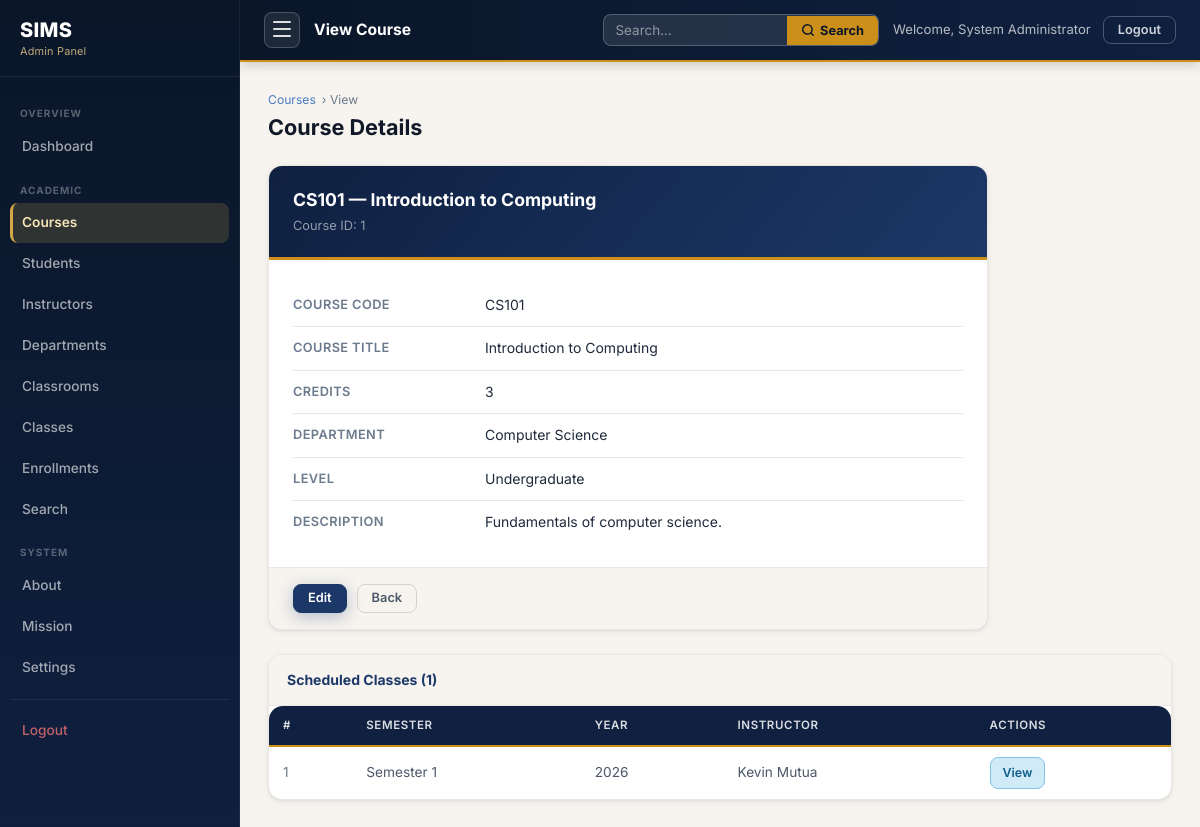
The app's page /course_view.php?id=1 (signed in) with its own data.
### tables this page shows
CREATE TABLE courses (
    course_id     INT          NOT NULL AUTO_INCREMENT,
    department_id INT          NOT NULL,
    course_code   VARCHAR(20)  NOT NULL,
    course_name   VARCHAR(200) NOT NULL,
    description   TEXT         DEFAULT NULL,
    credits       TINYINT      NOT NULL DEFAULT 3,
    level         VARCHAR(20)  NOT NULL DEFAULT 'Undergraduate'
                      COMMENT 'e.g. Undergraduate, Postgraduate',

    CONSTRAINT pk_courses     PRIMARY KEY (course_id),
    CONSTRAINT uq_course_code UNIQUE (course_code),
    CONSTRAINT fk_course_dept
        FOREIGN KEY (department_id)
        REFERENCES departments(department_id)
        ON DELETE RESTRICT
        ON UPDATE CASCADE
);

CREATE TABLE departments (
    department_id    INT          NOT NULL AUTO_INCREMENT,
    dept_code        VARCHAR(10)  NOT NULL,
    dept_name        VARCHAR(100) NOT NULL,
    hod_name         VARCHAR(150) DEFAULT NULL COMMENT 'Head of Department (optional)',
    established_year YEAR         DEFAULT NULL,

    CONSTRAINT pk_departments PRIMARY KEY (department_id),
    CONSTRAINT uq_dept_code   UNIQUE (dept_code),
    CONSTRAINT uq_dept_name   UNIQUE (dept_name)
);

CREATE TABLE classes (
    class_id      INT        NOT NULL AUTO_INCREMENT,
    course_id     INT        NOT NULL,
    instructor_id INT        NOT NULL,
    classroom_id  INT        DEFAULT NULL COMMENT 'NULL for online classes',
    semester      VARCHAR(20) NOT NULL    COMMENT 'e.g. Semester 1, Semester 2',
    academic_year YEAR        NOT NULL,
    schedule_day  VARCHAR(50) NOT NULL    COMMENT 'e.g. Monday / Wednesday',
    start_time    TIME        NOT NULL,
    end_time      TIME        NOT NULL,
    max_students  SMALLINT    NOT NULL DEFAULT 40,

    CONSTRAINT pk_classes        PRIMARY KEY (class_id),
    CONSTRAINT uq_class_offering UNIQUE (course_id, instructor_id, semester, academic_year),
    CONSTRAINT fk_class_course
        FOREIGN KEY (course_id)
        REFERENCES courses(course_id)
        ON DELETE RESTRICT
        ON UPDATE CASCADE,
    CONSTRAINT fk_class_instructor
        FOREIGN KEY (instructor_id)
        REFERENCES instructors(instructor_id)
        ON DELETE RESTRICT
        ON UPDATE CASCADE,
    CONSTRAINT fk_class_classroom
        FOREIGN KEY (classroom_id)
        REFERENCES classrooms(classroom_id)
        ON DELETE SET NULL
        ON UPDATE CASCADE
);

### course_view.php (the view, shortened to what this page needs)
<?php
require_once '../config.php';
$id = (int)($_GET['id'] ?? 0);
$stmt = $pdo->prepare(
    "SELECT c.*,d.dept_name FROM courses c
     JOIN departments d ON c.department_id=d.department_id
     WHERE c.course_id=:id"
);
$stmt->execute([':id'=>$id]);
$course = $stmt->fetch();
$classes = $pdo->prepare(
    "SELECT cl.class_id,cl.semester,cl.academic_year,
            CONCAT(i.first_name,' ',i.last_name) AS instructor
     FROM classes cl JOIN instructors i ON cl.instructor_id=i.instructor_id
     WHERE cl.course_id=:id ORDER BY cl.academic_year DESC,cl.semester ASC"
);
$classes->execute([':id'=>$id]);
$classList = $classes->fetchAll();
require_once '../includes/admin_sidebar.php';
?>
<div class="admin-ph">
  <div class="admin-ph-breadcrumb"><a href="courses.php">Courses</a> &rsaquo; View</div>
  <div class="admin-ph-row"><h2 class="admin-ph-title">Course Details</h2></div>
</div>
<div class="view-card" style="margin-bottom:24px;">
  <div class="view-card-header">
    <div class="view-card-title"><?= htmlspecialchars($course['course_code'],ENT_QUOTES,'UTF-8') ?> — <?= htmlspecialchars($course['course_name'],ENT_QUOTES,'UTF-8') ?></div>
    <div class="view-card-sub">Course ID: <?= (int)$course['course_id'] ?></div>
  </div>
  <div class="view-card-body">
    <div class="view-row"><span class="view-label">Course Code</span><span class="view-value"><?= htmlspecialchars($course['course_code'],ENT_QUOTES,'UTF-8') ?></span></div>
    <div class="view-row"><span class="view-label">Course Title</span><span class="view-value"><?= htmlspecialchars($course['course_name'],ENT_QUOTES,'UTF-8') ?></span></div>
    <div class="view-row"><span class="view-label">Credits</span><span class="view-value"><?= (int)$course['credits'] ?></span></div>
    <div class="view-row"><span class="view-label">Department</span><span class="view-value"><?= htmlspecialchars($course['dept_name'],ENT_QUOTES,'UTF-8') ?></span></div>
    <div class="view-row"><span class="view-label">Level</span><span class="view-value"><?= htmlspecialchars($course['level'],ENT_QUOTES,'UTF-8') ?></span></div>
    <?php if ($course['description']): ?>
    <div class="view-row"><span class="view-label">Description</span><span class="view-value"><?= htmlspecialchars($course['description'],ENT_QUOTES,'UTF-8') ?></span></div>
    <?php endif; ?>
  </div>
  <div class="view-card-footer">
    <a href="course_edit.php?id=<?= (int)$course['course_id'] ?>" class="btn btn-primary btn-sm">Edit</a>
    <a href="courses.php" class="btn btn-ghost btn-sm">Back</a>
  </div>
</div>
<?php if (!empty($classList)): ?>
<div class="admin-table-card">
  <div class="admin-table-toolbar"><span class="admin-table-toolbar-title">Scheduled Classes (<?= count($classList) ?>)</span></div>
  <div class="admin-table-wrap">
    <table>
      <thead><tr><th>#</th><th>Semester</th><th>Year</th><th>Instructor</th><th>Actions</th></tr></thead>
      <tbody>
      <?php foreach ($classList as $i => $cl): ?>
        <tr>
          <td style="color:var(--text-muted);"><?= $i+1 ?></td>
          <td><?= htmlspecialchars($cl['semester'],ENT_QUOTES,'UTF-8') ?></td>
          <td><?= (int)$cl['academic_year'] ?></td>
          <td><?= htmlspecialchars($cl['instructor'],ENT_QUOTES,'UTF-8') ?></td>
          <td><a href="class_view.php?id=<?= (int)$cl['class_id'] ?>" class="btn-view">View</a></td>
        </tr>
      <?php endforeach; ?>
      </tbody>
    </table>
  </div>
</div>
<?php endif; ?>
<?php require_once '../includes/admin_footer.php'; ?>

### admin.css (style rules this page uses)
.admin-body { background: var(--bg-tinted); display: block; }
.admin-ph { margin-bottom: 24px; }
.admin-ph-breadcrumb { font-size: 0.76rem; color: var(--text-muted); margin-bottom: 6px; display: flex; align-items: center; gap: 6px; }
.admin-ph-breadcrumb a { color: var(--primary-light); }
.admin-ph-row { display: flex; align-items: center; justify-content: space-between; flex-wrap: wrap; gap: 12px; }
.admin-ph-title { font-size: 1.35rem; font-weight: 700; color: var(--text-900); line-height: 1.2; }
.admin-table-card { background: var(--surface); border: 1px solid var(--border-light); border-radius: var(--r-lg); box-shadow: var(--shadow-sm); overflow: hidden; margin-bottom: 24px; }
.admin-table-toolbar { display: flex; align-items: center; justify-content: space-between; flex-wrap: wrap; gap: 12px; padding: 14px 18px; border-bottom: 1px solid var(--border-light); background: var(--bg-tinted); }
.admin-table-toolbar-title { font-size: 0.875rem; font-weight: 700; color: var(--primary); }
.admin-table-wrap { overflow-x: auto; }
.admin-table-wrap table { width: 100%; border-collapse: collapse; font-size: 0.855rem; }
.admin-table-wrap thead tr { background: var(--primary-900); }
.admin-table-wrap thead th { color: rgba(255,255,255,0.85); font-size: 0.72rem; font-weight: 600; text-transform: uppercase; letter-spacing: 0.6px; padding: 10px 14px; text-align: left; white-space: nowrap; border-bottom: 2px solid var(--accent-600); }
.admin-table-wrap tbody tr { border-bottom: 1px solid var(--border-light); transition: background 120ms; }
.admin-table-wrap tbody tr:last-child { border-bottom: none; }
.admin-table-wrap tbody td { padding: 10px 14px; color: var(--text-secondary); vertical-align: middle; }
.btn-view { background: var(--info-light); color: var(--info); border: 1px solid var(--info-border); font-size: 0.775rem; padding: 5px 12px; border-radius: var(--r); font-weight: 600; text-decoration: none; white-space: nowrap; display: inline-block; transition: background 140ms; }
.view-card { background: var(--surface); border: 1px solid var(--border-light); border-radius: var(--r-lg); box-shadow: var(--shadow-sm); overflow: hidden; max-width: 720px; }
.view-card-header { background: linear-gradient(130deg, var(--primary-900), var(--primary-700)); padding: 20px 24px; border-bottom: 3px solid var(--accent-600); }
.view-card-title { font-size: 1.1rem; font-weight: 700; color: #fff; }
.view-card-sub { font-size: 0.80rem; color: rgba(255,255,255,0.55); margin-top: 2px; }
.view-card-body { padding: 24px; }
.view-row { display: flex; gap: 12px; padding: 10px 0; border-bottom: 1px solid var(--border-light); font-size: 0.875rem; }
.view-row:last-child { border-bottom: none; }
.view-label { width: 180px; flex-shrink: 0; font-weight: 600; color: var(--text-muted); font-size: 0.80rem; text-transform: uppercase; letter-spacing: 0.4px; padding-top: 1px; }
.view-value { flex: 1; color: var(--text); }
.view-card-footer { padding: 16px 24px; border-top: 1px solid var(--border-light); display: flex; gap: 10px; background: var(--bg-tinted); }

### records on screen
courses: course_code "CS101", course_name "Introduction to Computing", course_id "1", credits "3", department.dept_name "Computer Science", level "Undergraduate", description "Fundamentals of computer science."
classes: semester "Semester 1", academic_year "2026", instructor "Kevin Mutua"

### other values on screen
$label "Dashboard"
$label "Courses"
$label "Students"
$label "Instructors"
$label "Departments"
$label "Classrooms"
$label "Classes"
$label "Enrollments"
$label "Search"
$label "About"
$label "Mission"
$label "Settings"
$pageTitle "View Course"
$adminName "System Administrator"
count($classList) "1"
